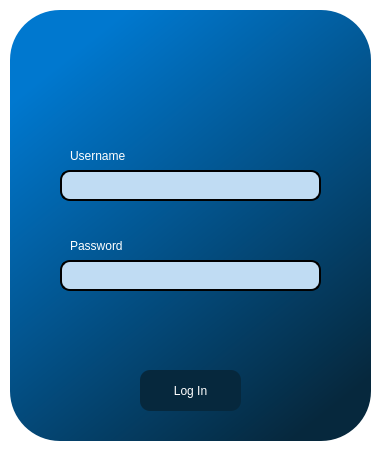
<?xml version="1.0" encoding="UTF-8"?>
<ui version="4.0">
 <class>LoginForm</class>
 <widget class="QWidget" name="LoginForm">
  <property name="geometry">
   <rect>
    <x>0</x>
    <y>0</y>
    <width>379</width>
    <height>451</height>
   </rect>
  </property>
  <property name="windowTitle">
   <string>Form</string>
  </property>
  <property name="windowIcon">
   <iconset resource="../Images/images.qrc">
    <normaloff>:/pics/applogo.png</normaloff>:/pics/applogo.png</iconset>
  </property>
  <property name="styleSheet">
   <string notr="true">QWidget#LoginForm{
	background-color: rgb(255, 255, 255);
}</string>
  </property>
  <widget class="QWidget" name="loginbox" native="true">
   <property name="geometry">
    <rect>
     <x>10</x>
     <y>10</y>
     <width>361</width>
     <height>431</height>
    </rect>
   </property>
   <property name="styleSheet">
    <string notr="true">QWidget#loginbox{
background-color: qlineargradient(spread:pad, x1:0.181818, y1:0.017, x2:0.818, y2:0.971591, stop:0.0568182 rgba(0, 120, 207, 255), stop:1 rgba(6, 40, 61, 255));
}

QWidget#loginbox{
border-radius: 50%;
}</string>
   </property>
   <widget class="QLabel" name="username">
    <property name="geometry">
     <rect>
      <x>60</x>
      <y>120</y>
      <width>91</width>
      <height>51</height>
     </rect>
    </property>
    <property name="styleSheet">
     <string notr="true">color: rgb(255, 255, 255);
font: 12pt &quot;Arial&quot;;</string>
    </property>
    <property name="text">
     <string>Username</string>
    </property>
   </widget>
   <widget class="QLineEdit" name="uname">
    <property name="geometry">
     <rect>
      <x>50</x>
      <y>160</y>
      <width>261</width>
      <height>31</height>
     </rect>
    </property>
    <property name="styleSheet">
     <string notr="true">QLineEdit{
border:2px solid black;
background-color:rgb(239, 245, 245);
font: 12pt &quot;Times New Roman&quot;;
border-radius:10px;
background-color: rgb(192, 220, 243);
}

QLineEdit:focus{
border:2px solid rgb(255, 255, 255);

}</string>
    </property>
   </widget>
   <widget class="QLineEdit" name="passwd">
    <property name="geometry">
     <rect>
      <x>50</x>
      <y>250</y>
      <width>261</width>
      <height>31</height>
     </rect>
    </property>
    <property name="styleSheet">
     <string notr="true">QLineEdit{
border:2px solid black;
background-color:white;
font: 12pt &quot;Times New Roman&quot;;
border-radius:10px;
background-color: rgb(192, 220, 243);
}

QLineEdit:focus{
border:2px solid rgb(255, 255, 255);

}</string>
    </property>
    <property name="echoMode">
     <enum>QLineEdit::Password</enum>
    </property>
   </widget>
   <widget class="QLabel" name="password">
    <property name="geometry">
     <rect>
      <x>60</x>
      <y>210</y>
      <width>91</width>
      <height>51</height>
     </rect>
    </property>
    <property name="styleSheet">
     <string notr="true">color: rgb(255, 255, 255);
font: 12pt &quot;Arial&quot;;</string>
    </property>
    <property name="text">
     <string>Password</string>
    </property>
   </widget>
   <widget class="QLabel" name="showmsg">
    <property name="geometry">
     <rect>
      <x>60</x>
      <y>300</y>
      <width>251</width>
      <height>51</height>
     </rect>
    </property>
    <property name="styleSheet">
     <string notr="true">

color: rgb(214, 228, 229);
font: 75 12pt &quot;Arial&quot;;
</string>
    </property>
    <property name="text">
     <string/>
    </property>
   </widget>
   <widget class="QLabel" name="label">
    <property name="geometry">
     <rect>
      <x>140</x>
      <y>20</y>
      <width>101</width>
      <height>91</height>
     </rect>
    </property>
    <property name="text">
     <string/>
    </property>
    <property name="pixmap">
     <pixmap>../Images/user.png</pixmap>
    </property>
    <property name="scaledContents">
     <bool>true</bool>
    </property>
   </widget>
   <widget class="QPushButton" name="LoginBtn">
    <property name="geometry">
     <rect>
      <x>130</x>
      <y>360</y>
      <width>101</width>
      <height>41</height>
     </rect>
    </property>
    <property name="styleSheet">
     <string notr="true">QPushButton{
border:0px rgb(255, 255, 255);
background-color:#06283D;
color:rgb(255, 255, 255);
font: 75 12pt &quot;Times New Roman&quot;;
border-radius:10px;

}

QPushButton:focus:{
border:1px solid rgb(255,255,255);
}</string>
    </property>
    <property name="text">
     <string>Log In</string>
    </property>
   </widget>
  </widget>
 </widget>
 <resources>
  <include location="../Images/images.qrc"/>
 </resources>
 <connections/>
</ui>
